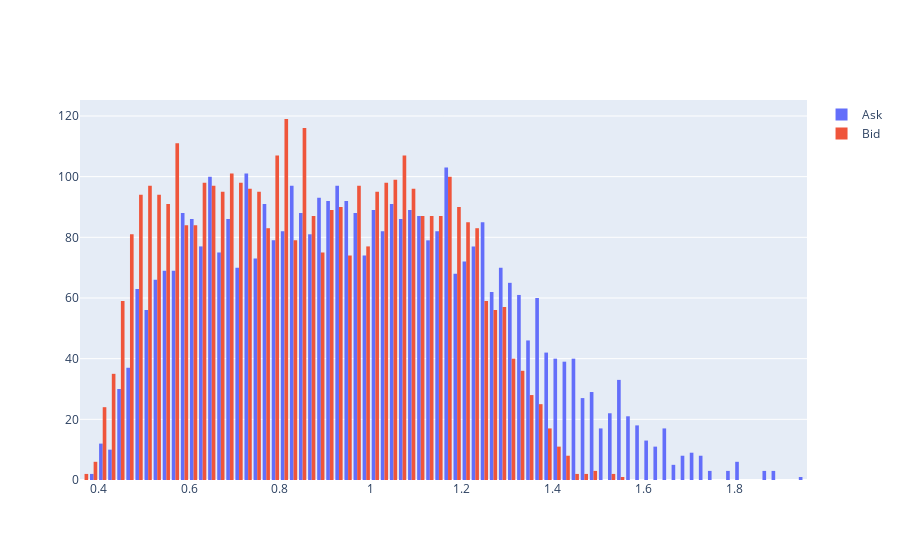

The code cell stored with this chart in its notebook:
### Code cell
example_agent = train(critic_lr=1e-3)
example_actions = [mock_experience(example_agent).action for _ in range(4096)]
go.Figure(
    data=[
        go.Histogram(
            name="Ask",
            x=[action.ask for action in example_actions],
        ),
        go.Histogram(
            name="Bid",
            x=[action.bid for action in example_actions],
        ),
    ]
)

### Figure 1 — Plotly figure (JSON) as saved in the notebook; plotly's stock layout.template omitted (floating-point values rounded to 4 significant figures; data arrays with more than 128 entries replaced by an {"elided": "..."} marker saying what was removed)
{"data": [{"name": "Ask", "type": "histogram", "x": {"elided": "4096 float values"}}, {"name": "Bid", "type": "histogram", "x": {"elided": "4096 float values"}}], "layout": {}}
